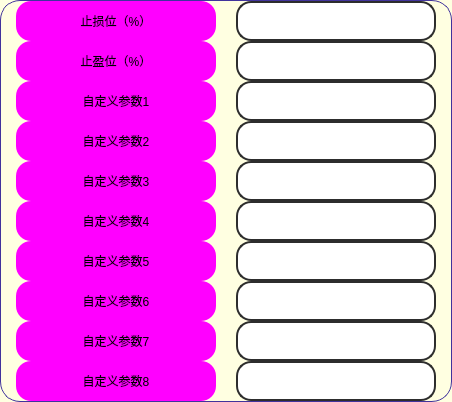
          <widget class="QFrame" name="frame_25">
           <property name="styleSheet">
            <string notr="true">QFrame {
	background-color:rgb(255, 255, 225);
	border: 1px solid rgb(65, 51, 156);
	border-radius: 20px;
}
QFrame:hover {
	border: 1px solid rgb(65, 51, 156);
}</string>
           </property>
           <property name="frameShape">
            <enum>QFrame::StyledPanel</enum>
           </property>
           <property name="frameShadow">
            <enum>QFrame::Raised</enum>
           </property>
           <layout class="QHBoxLayout" name="horizontalLayout_6">
            <property name="spacing">
             <number>15</number>
            </property>
            <property name="leftMargin">
             <number>15</number>
            </property>
            <property name="topMargin">
             <number>0</number>
            </property>
            <property name="rightMargin">
             <number>10</number>
            </property>
            <property name="bottomMargin">
             <number>0</number>
            </property>
            <item>
             <widget class="QFrame" name="upper_left_6">
              <property name="sizePolicy">
               <sizepolicy hsizetype="Minimum" vsizetype="Expanding">
                <horstretch>0</horstretch>
                <verstretch>0</verstretch>
               </sizepolicy>
              </property>
              <property name="minimumSize">
               <size>
                <width>205</width>
                <height>0</height>
               </size>
              </property>
              <property name="maximumSize">
               <size>
                <width>205</width>
                <height>1000</height>
               </size>
              </property>
              <property name="styleSheet">
               <string notr="true">border:none</string>
              </property>
              <property name="frameShape">
               <enum>QFrame::StyledPanel</enum>
              </property>
              <property name="frameShadow">
               <enum>QFrame::Raised</enum>
              </property>
              <layout class="QVBoxLayout" name="verticalLayout_53">
               <property name="spacing">
                <number>0</number>
               </property>
               <property name="leftMargin">
                <number>0</number>
               </property>
               <property name="topMargin">
                <number>0</number>
               </property>
               <property name="rightMargin">
                <number>0</number>
               </property>
               <property name="bottomMargin">
                <number>0</number>
               </property>
               <item>
                <widget class="QLabel" name="label_backtest_stop_loss">
                 <property name="minimumSize">
                  <size>
                   <width>200</width>
                   <height>40</height>
                  </size>
                 </property>
                 <property name="maximumSize">
                  <size>
                   <width>200</width>
                   <height>40</height>
                  </size>
                 </property>
                 <property name="styleSheet">
                  <string notr="true">QLabel {
	font: 700 18pt &quot;等线&quot;;
	background-color: rgb(255, 0, 255);
	border-radius: 15px;
}

QLabel:hover{
	border: 3px solid rgb(0, 255, 0);
}
QLabel:disabled{
	color: rgb(0, 0, 0);
	border-color: rgb(166, 166, 166);
    background-color: rgb(186, 186, 186);
}</string>
                 </property>
                 <property name="text">
                  <string>止损位（%）</string>
                 </property>
                 <property name="alignment">
                  <set>Qt::AlignCenter</set>
                 </property>
                 <property name="buddy">
                  <cstring>stop_loss</cstring>
                 </property>
                </widget>
               </item>
               <item>
                <widget class="QLabel" name="label_backtest_stop_profit">
                 <property name="minimumSize">
                  <size>
                   <width>200</width>
                   <height>40</height>
                  </size>
                 </property>
                 <property name="maximumSize">
                  <size>
                   <width>200</width>
                   <height>40</height>
                  </size>
                 </property>
                 <property name="styleSheet">
                  <string notr="true">QLabel {
	font: 700 18pt &quot;等线&quot;;
	background-color: rgb(255, 0, 255);
	border-radius: 15px;
}

QLabel:hover{
	border: 3px solid rgb(0, 255, 0);
}
QLabel:disabled{
	color: rgb(0, 0, 0);
	border-color: rgb(166, 166, 166);
    background-color: rgb(186, 186, 186);
}</string>
                 </property>
                 <property name="text">
                  <string>止盈位（%）</string>
                 </property>
                 <property name="alignment">
                  <set>Qt::AlignCenter</set>
                 </property>
                 <property name="buddy">
                  <cstring>stop_profit</cstring>
                 </property>
                </widget>
               </item>
               <item>
                <widget class="QLabel" name="label_Customized_parameters1">
                 <property name="minimumSize">
                  <size>
                   <width>200</width>
                   <height>40</height>
                  </size>
                 </property>
                 <property name="maximumSize">
                  <size>
                   <width>200</width>
                   <height>40</height>
                  </size>
                 </property>
                 <property name="styleSheet">
                  <string notr="true">QLabel {
	font: 700 18pt &quot;等线&quot;;
	background-color: rgb(255, 0, 255);
	border-radius: 15px;
}

QLabel:hover{
	border: 3px solid rgb(0, 255, 0);
}
QLabel:disabled{
	color: rgb(0, 0, 0);
	border-color: rgb(166, 166, 166);
    background-color: rgb(186, 186, 186);
}</string>
                 </property>
                 <property name="text">
                  <string>自定义参数1</string>
                 </property>
                 <property name="alignment">
                  <set>Qt::AlignCenter</set>
                 </property>
                </widget>
               </item>
               <item>
                <widget class="QLabel" name="label_Customized_parameters2">
                 <property name="minimumSize">
                  <size>
                   <width>200</width>
                   <height>40</height>
                  </size>
                 </property>
                 <property name="maximumSize">
                  <size>
                   <width>200</width>
                   <height>40</height>
                  </size>
                 </property>
                 <property name="styleSheet">
                  <string notr="true">QLabel {
	font: 700 18pt &quot;等线&quot;;
	background-color: rgb(255, 0, 255);
	border-radius: 15px;
}

QLabel:hover{
	border: 3px solid rgb(0, 255, 0);
}
QLabel:disabled{
	color: rgb(0, 0, 0);
	border-color: rgb(166, 166, 166);
    background-color: rgb(186, 186, 186);
}</string>
                 </property>
                 <property name="text">
                  <string>自定义参数2</string>
                 </property>
                 <property name="alignment">
                  <set>Qt::AlignCenter</set>
                 </property>
                </widget>
               </item>
               <item>
                <widget class="QLabel" name="label_Customized_parameters3">
                 <property name="minimumSize">
                  <size>
                   <width>200</width>
                   <height>40</height>
                  </size>
                 </property>
                 <property name="maximumSize">
                  <size>
                   <width>200</width>
                   <height>40</height>
                  </size>
                 </property>
                 <property name="styleSheet">
                  <string notr="true">QLabel {
	font: 700 18pt &quot;等线&quot;;
	background-color: rgb(255, 0, 255);
	border-radius: 15px;
}

QLabel:hover{
	border: 3px solid rgb(0, 255, 0);
}
QLabel:disabled{
	color: rgb(0, 0, 0);
	border-color: rgb(166, 166, 166);
    background-color: rgb(186, 186, 186);
}</string>
                 </property>
                 <property name="text">
                  <string>自定义参数3</string>
                 </property>
                 <property name="alignment">
                  <set>Qt::AlignCenter</set>
                 </property>
                </widget>
               </item>
               <item>
                <widget class="QLabel" name="label_Customized_parameters4">
                 <property name="minimumSize">
                  <size>
                   <width>200</width>
                   <height>40</height>
                  </size>
                 </property>
                 <property name="maximumSize">
                  <size>
                   <width>200</width>
                   <height>40</height>
                  </size>
                 </property>
                 <property name="styleSheet">
                  <string notr="true">QLabel {
	font: 700 18pt &quot;等线&quot;;
	background-color: rgb(255, 0, 255);
	border-radius: 15px;
}

QLabel:hover{
	border: 3px solid rgb(0, 255, 0);
}
QLabel:disabled{
	color: rgb(0, 0, 0);
	border-color: rgb(166, 166, 166);
    background-color: rgb(186, 186, 186);
}</string>
                 </property>
                 <property name="text">
                  <string>自定义参数4</string>
                 </property>
                 <property name="alignment">
                  <set>Qt::AlignCenter</set>
                 </property>
                </widget>
               </item>
               <item>
                <widget class="QLabel" name="label_Customized_parameters5">
                 <property name="minimumSize">
                  <size>
                   <width>200</width>
                   <height>40</height>
                  </size>
                 </property>
                 <property name="maximumSize">
                  <size>
                   <width>200</width>
                   <height>40</height>
                  </size>
                 </property>
                 <property name="styleSheet">
                  <string notr="true">QLabel {
	font: 700 18pt &quot;等线&quot;;
	background-color: rgb(255, 0, 255);
	border-radius: 15px;
}

QLabel:hover{
	border: 3px solid rgb(0, 255, 0);
}
QLabel:disabled{
	color: rgb(0, 0, 0);
	border-color: rgb(166, 166, 166);
    background-color: rgb(186, 186, 186);
}</string>
                 </property>
                 <property name="text">
                  <string>自定义参数5</string>
                 </property>
                 <property name="alignment">
                  <set>Qt::AlignCenter</set>
                 </property>
                </widget>
               </item>
               <item>
                <widget class="QLabel" name="label_Customized_parameters6">
                 <property name="minimumSize">
                  <size>
                   <width>200</width>
                   <height>40</height>
                  </size>
                 </property>
                 <property name="maximumSize">
                  <size>
                   <width>200</width>
                   <height>40</height>
                  </size>
                 </property>
                 <property name="styleSheet">
                  <string notr="true">QLabel {
	font: 700 18pt &quot;等线&quot;;
	background-color: rgb(255, 0, 255);
	border-radius: 15px;
}

QLabel:hover{
	border: 3px solid rgb(0, 255, 0);
}
QLabel:disabled{
	color: rgb(0, 0, 0);
	border-color: rgb(166, 166, 166);
    background-color: rgb(186, 186, 186);
}</string>
                 </property>
                 <property name="text">
                  <string>自定义参数6</string>
                 </property>
                 <property name="alignment">
                  <set>Qt::AlignCenter</set>
                 </property>
                </widget>
               </item>
               <item>
                <widget class="QLabel" name="label_Customized_parameters7">
                 <property name="minimumSize">
                  <size>
                   <width>200</width>
                   <height>40</height>
                  </size>
                 </property>
                 <property name="maximumSize">
                  <size>
                   <width>200</width>
                   <height>40</height>
                  </size>
                 </property>
                 <property name="styleSheet">
                  <string notr="true">QLabel {
	font: 700 18pt &quot;等线&quot;;
	background-color: rgb(255, 0, 255);
	border-radius: 15px;
}

QLabel:hover{
	border: 3px solid rgb(0, 255, 0);
}
QLabel:disabled{
	color: rgb(0, 0, 0);
	border-color: rgb(166, 166, 166);
    background-color: rgb(186, 186, 186);
}</string>
                 </property>
                 <property name="text">
                  <string>自定义参数7</string>
                 </property>
                 <property name="alignment">
                  <set>Qt::AlignCenter</set>
                 </property>
                </widget>
               </item>
               <item>
                <widget class="QLabel" name="label_Customized_parameters">
                 <property name="minimumSize">
                  <size>
                   <width>200</width>
                   <height>40</height>
                  </size>
                 </property>
                 <property name="maximumSize">
                  <size>
                   <width>200</width>
                   <height>40</height>
                  </size>
                 </property>
                 <property name="styleSheet">
                  <string notr="true">QLabel {
	font: 700 18pt &quot;等线&quot;;
	background-color: rgb(255, 0, 255);
	border-radius: 15px;
}

QLabel:hover{
	border: 3px solid rgb(0, 255, 0);
}
QLabel:disabled{
	color: rgb(0, 0, 0);
	border-color: rgb(166, 166, 166);
    background-color: rgb(186, 186, 186);
}</string>
                 </property>
                 <property name="text">
                  <string>自定义参数8</string>
                 </property>
                 <property name="alignment">
                  <set>Qt::AlignCenter</set>
                 </property>
                </widget>
               </item>
              </layout>
             </widget>
            </item>
            <item>
             <widget class="QFrame" name="upper_right_6">
              <property name="sizePolicy">
               <sizepolicy hsizetype="Minimum" vsizetype="Expanding">
                <horstretch>0</horstretch>
                <verstretch>0</verstretch>
               </sizepolicy>
              </property>
              <property name="minimumSize">
               <size>
                <width>205</width>
                <height>0</height>
               </size>
              </property>
              <property name="maximumSize">
               <size>
                <width>205</width>
                <height>1000</height>
               </size>
              </property>
              <property name="styleSheet">
               <string notr="true">border:none</string>
              </property>
              <property name="frameShape">
               <enum>QFrame::StyledPanel</enum>
              </property>
              <property name="frameShadow">
               <enum>QFrame::Raised</enum>
              </property>
              <layout class="QVBoxLayout" name="verticalLayout_42">
               <property name="spacing">
                <number>0</number>
               </property>
               <property name="leftMargin">
                <number>0</number>
               </property>
               <property name="topMargin">
                <number>0</number>
               </property>
               <property name="rightMargin">
                <number>0</number>
               </property>
               <property name="bottomMargin">
                <number>0</number>
               </property>
               <item>
                <widget class="QLineEdit" name="stop_loss">
                 <property name="minimumSize">
                  <size>
                   <width>200</width>
                   <height>40</height>
                  </size>
                 </property>
                 <property name="maximumSize">
                  <size>
                   <width>200</width>
                   <height>40</height>
                  </size>
                 </property>
                 <property name="styleSheet">
                  <string notr="true">QLineEdit {
	border: 2px solid rgb(45, 45, 45);
	border-radius: 15px;
	padding: 5px;
	background-color: rgb(255, 255, 255);	
	color: rgb(0, 0, 0);
	font: 700 18pt &quot;等线&quot;;
}
QLineEdit:hover {
	border: 3px solid rgb(255, 85, 0);
}
QLineEdit:focus {
	border: 3px solid rgb(255, 85, 0);
	color: rgb(255, 0, 0);
}
QLineEdit:disabled{
	color: rgb(0, 0, 0);
	border-color: rgb(166, 166, 166);
    background-color: rgb(186, 186, 186);
}</string>
                 </property>
                </widget>
               </item>
               <item>
                <widget class="QLineEdit" name="stop_profit">
                 <property name="minimumSize">
                  <size>
                   <width>200</width>
                   <height>40</height>
                  </size>
                 </property>
                 <property name="maximumSize">
                  <size>
                   <width>200</width>
                   <height>40</height>
                  </size>
                 </property>
                 <property name="styleSheet">
                  <string notr="true">QLineEdit {
	border: 2px solid rgb(45, 45, 45);
	border-radius: 15px;
	padding: 5px;
	background-color: rgb(255, 255, 255);	
	color: rgb(0, 0, 0);
	font: 700 18pt &quot;等线&quot;;
}
QLineEdit:hover {
	border: 3px solid rgb(255, 85, 0);
}
QLineEdit:focus {
	border: 3px solid rgb(255, 85, 0);
	color: rgb(255, 0, 0);
}
QLineEdit:disabled{
	color: rgb(0, 0, 0);
	border-color: rgb(166, 166, 166);
    background-color: rgb(186, 186, 186);
}</string>
                 </property>
                </widget>
               </item>
               <item>
                <widget class="QLineEdit" name="Customized_parameters1">
                 <property name="minimumSize">
                  <size>
                   <width>200</width>
                   <height>40</height>
                  </size>
                 </property>
                 <property name="maximumSize">
                  <size>
                   <width>200</width>
                   <height>40</height>
                  </size>
                 </property>
                 <property name="styleSheet">
                  <string notr="true">QLineEdit {
	border: 2px solid rgb(45, 45, 45);
	border-radius: 15px;
	padding: 5px;
	background-color: rgb(255, 255, 255);	
	color: rgb(0, 0, 0);
	font: 700 18pt &quot;等线&quot;;
}
QLineEdit:hover {
	border: 3px solid rgb(255, 85, 0);
}
QLineEdit:focus {
	border: 3px solid rgb(255, 85, 0);
	color: rgb(255, 0, 0);
}
QLineEdit:disabled{
	color: rgb(0, 0, 0);
	border-color: rgb(166, 166, 166);
    background-color: rgb(186, 186, 186);
}</string>
                 </property>
                </widget>
               </item>
               <item>
                <widget class="QLineEdit" name="Customized_parameters2">
                 <property name="minimumSize">
                  <size>
                   <width>200</width>
                   <height>40</height>
                  </size>
                 </property>
                 <property name="maximumSize">
                  <size>
                   <width>200</width>
                   <height>40</height>
                  </size>
                 </property>
                 <property name="styleSheet">
                  <string notr="true">QLineEdit {
	border: 2px solid rgb(45, 45, 45);
	border-radius: 15px;
	padding: 5px;
	background-color: rgb(255, 255, 255);	
	color: rgb(0, 0, 0);
	font: 700 18pt &quot;等线&quot;;
}
QLineEdit:hover {
	border: 3px solid rgb(255, 85, 0);
}
QLineEdit:focus {
	border: 3px solid rgb(255, 85, 0);
	color: rgb(255, 0, 0);
}
QLineEdit:disabled{
	color: rgb(0, 0, 0);
	border-color: rgb(166, 166, 166);
    background-color: rgb(186, 186, 186);
}</string>
                 </property>
                </widget>
               </item>
               <item>
                <widget class="QLineEdit" name="Customized_parameters3">
                 <property name="minimumSize">
                  <size>
                   <width>200</width>
                   <height>40</height>
                  </size>
                 </property>
                 <property name="maximumSize">
                  <size>
                   <width>200</width>
                   <height>40</height>
                  </size>
                 </property>
                 <property name="styleSheet">
                  <string notr="true">QLineEdit {
	border: 2px solid rgb(45, 45, 45);
	border-radius: 15px;
	padding: 5px;
	background-color: rgb(255, 255, 255);	
	color: rgb(0, 0, 0);
	font: 700 18pt &quot;等线&quot;;
}
QLineEdit:hover {
	border: 3px solid rgb(255, 85, 0);
}
QLineEdit:focus {
	border: 3px solid rgb(255, 85, 0);
	color: rgb(255, 0, 0);
}
QLineEdit:disabled{
	color: rgb(0, 0, 0);
	border-color: rgb(166, 166, 166);
    background-color: rgb(186, 186, 186);
}</string>
                 </property>
                </widget>
               </item>
               <item>
                <widget class="QLineEdit" name="Customized_parameters4">
                 <property name="minimumSize">
                  <size>
                   <width>200</width>
                   <height>40</height>
                  </size>
                 </property>
                 <property name="maximumSize">
                  <size>
                   <width>200</width>
                   <height>40</height>
                  </size>
                 </property>
                 <property name="styleSheet">
                  <string notr="true">QLineEdit {
	border: 2px solid rgb(45, 45, 45);
	border-radius: 15px;
	padding: 5px;
	background-color: rgb(255, 255, 255);	
	color: rgb(0, 0, 0);
	font: 700 18pt &quot;等线&quot;;
}
QLineEdit:hover {
	border: 3px solid rgb(255, 85, 0);
}
QLineEdit:focus {
	border: 3px solid rgb(255, 85, 0);
	color: rgb(255, 0, 0);
}
QLineEdit:disabled{
	color: rgb(0, 0, 0);
	border-color: rgb(166, 166, 166);
    background-color: rgb(186, 186, 186);
}</string>
                 </property>
                </widget>
               </item>
               <item>
                <widget class="QLineEdit" name="Customized_parameters5">
                 <property name="minimumSize">
                  <size>
                   <width>200</width>
                   <height>40</height>
                  </size>
                 </property>
                 <property name="maximumSize">
                  <size>
                   <width>200</width>
                   <height>40</height>
                  </size>
                 </property>
                 <property name="styleSheet">
                  <string notr="true">QLineEdit {
	border: 2px solid rgb(45, 45, 45);
	border-radius: 15px;
	padding: 5px;
	background-color: rgb(255, 255, 255);	
	color: rgb(0, 0, 0);
	font: 700 18pt &quot;等线&quot;;
}
QLineEdit:hover {
	border: 3px solid rgb(255, 85, 0);
}
QLineEdit:focus {
	border: 3px solid rgb(255, 85, 0);
	color: rgb(255, 0, 0);
}
QLineEdit:disabled{
	color: rgb(0, 0, 0);
	border-color: rgb(166, 166, 166);
    background-color: rgb(186, 186, 186);
}</string>
                 </property>
                 <property name="text">
                  <string/>
                 </property>
                </widget>
               </item>
               <item>
                <widget class="QLineEdit" name="Customized_parameters6">
                 <property name="minimumSize">
                  <size>
                   <width>200</width>
                   <height>40</height>
                  </size>
                 </property>
                 <property name="maximumSize">
                  <size>
                   <width>200</width>
                   <height>40</height>
                  </size>
                 </property>
                 <property name="styleSheet">
                  <string notr="true">QLineEdit {
	border: 2px solid rgb(45, 45, 45);
	border-radius: 15px;
	padding: 5px;
	background-color: rgb(255, 255, 255);	
	color: rgb(0, 0, 0);
	font: 700 18pt &quot;等线&quot;;
}
QLineEdit:hover {
	border: 3px solid rgb(255, 85, 0);
}
QLineEdit:focus {
	border: 3px solid rgb(255, 85, 0);
	color: rgb(255, 0, 0);
}
QLineEdit:disabled{
	color: rgb(0, 0, 0);
	border-color: rgb(166, 166, 166);
    background-color: rgb(186, 186, 186);
}</string>
                 </property>
                 <property name="text">
                  <string/>
                 </property>
                </widget>
               </item>
               <item>
                <widget class="QLineEdit" name="Customized_parameters7">
                 <property name="minimumSize">
                  <size>
                   <width>200</width>
                   <height>40</height>
                  </size>
                 </property>
                 <property name="maximumSize">
                  <size>
                   <width>200</width>
                   <height>40</height>
                  </size>
                 </property>
                 <property name="styleSheet">
                  <string notr="true">QLineEdit {
	border: 2px solid rgb(45, 45, 45);
	border-radius: 15px;
	padding: 5px;
	background-color: rgb(255, 255, 255);	
	color: rgb(0, 0, 0);
	font: 700 18pt &quot;等线&quot;;
}
QLineEdit:hover {
	border: 3px solid rgb(255, 85, 0);
}
QLineEdit:focus {
	border: 3px solid rgb(255, 85, 0);
	color: rgb(255, 0, 0);
}
QLineEdit:disabled{
	color: rgb(0, 0, 0);
	border-color: rgb(166, 166, 166);
    background-color: rgb(186, 186, 186);
}</string>
                 </property>
                </widget>
               </item>
               <item>
                <widget class="QLineEdit" name="Customized_parameters8">
                 <property name="minimumSize">
                  <size>
                   <width>200</width>
                   <height>40</height>
                  </size>
                 </property>
                 <property name="maximumSize">
                  <size>
                   <width>200</width>
                   <height>40</height>
                  </size>
                 </property>
                 <property name="styleSheet">
                  <string notr="true">QLineEdit {
	border: 2px solid rgb(45, 45, 45);
	border-radius: 15px;
	padding: 5px;
	background-color: rgb(255, 255, 255);	
	color: rgb(0, 0, 0);
	font: 700 18pt &quot;等线&quot;;
}
QLineEdit:hover {
	border: 3px solid rgb(255, 85, 0);
}
QLineEdit:focus {
	border: 3px solid rgb(255, 85, 0);
	color: rgb(255, 0, 0);
}
QLineEdit:disabled{
	color: rgb(0, 0, 0);
	border-color: rgb(166, 166, 166);
    background-color: rgb(186, 186, 186);
}</string>
                 </property>
                </widget>
               </item>
              </layout>
             </widget>
            </item>
           </layout>
          </widget>
